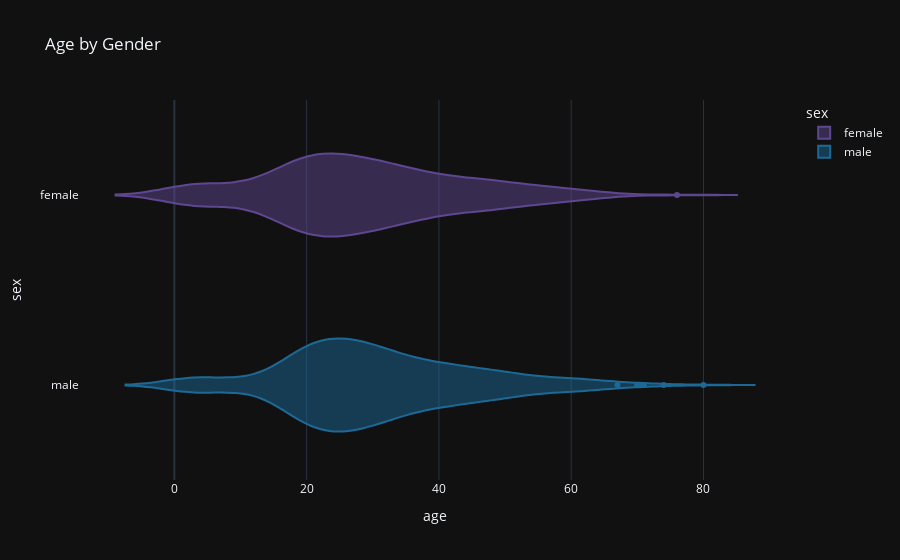

The cell this chart's notebook holds for it:
### Code cell
# The same data could also be represented as a violin plot
px.violin(df, title='Age by Gender', x='age', y='sex', color='sex')

### Figure 1 — Plotly figure (JSON) as saved in the notebook; plotly's stock layout.template omitted (floating-point values rounded to 4 significant figures; data arrays with more than 128 entries replaced by an {"elided": "..."} marker saying what was removed)
{"data": [{"alignmentgroup": "True", "box": {"visible": false}, "hovertemplate": "sex=%{y}<br>age=%{x}<extra></extra>", "legendgroup": "female", "marker": {"color": "rgb(95, 70, 144)"}, "name": "female", "offsetgroup": "female", "orientation": "h", "scalegroup": "True", "showlegend": true, "type": "violin", "x": {"elided": "464 float values"}, "x0": " ", "xaxis": "x", "y": {"elided": "464 str values"}, "y0": " ", "yaxis": "y"}, {"alignmentgroup": "True", "box": {"visible": false}, "hovertemplate": "sex=%{y}<br>age=%{x}<extra></extra>", "legendgroup": "male", "marker": {"color": "rgb(29, 105, 150)"}, "name": "male", "offsetgroup": "male", "orientation": "h", "scalegroup": "True", "showlegend": true, "type": "violin", "x": {"elided": "843 float values"}, "x0": " ", "xaxis": "x", "y": {"elided": "843 str values"}, "y0": " ", "yaxis": "y"}], "layout": {"legend": {"title": {"text": "sex"}, "tracegroupgap": 0}, "title": {"text": "Age by Gender"}, "violinmode": "overlay", "xaxis": {"anchor": "y", "domain": [0, 1], "title": {"text": "age"}}, "yaxis": {"anchor": "x", "categoryarray": ["male", "female"], "categoryorder": "array", "domain": [0, 1], "title": {"text": "sex"}}}}
